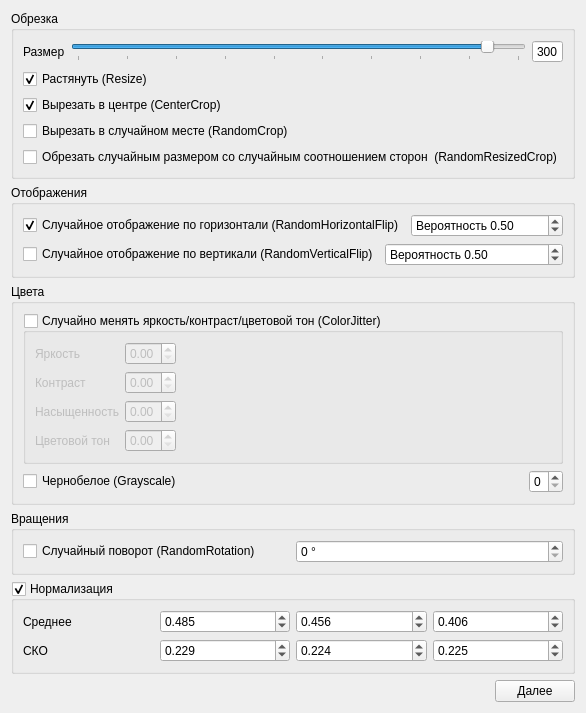
      <widget class="QWidget" name="tab_tensor">
       <attribute name="title">
        <string>Тензоры</string>
       </attribute>
       <layout class="QVBoxLayout" name="verticalLayout_23">
        <item>
         <widget class="QGroupBox" name="t3_group_resize">
          <property name="title">
           <string>Обрезка</string>
          </property>
          <layout class="QVBoxLayout" name="verticalLayout_16">
           <item>
            <layout class="QHBoxLayout" name="horizontalLayout_23">
             <item>
              <widget class="QLabel" name="t3_lbl_imgSize">
               <property name="text">
                <string>Размер</string>
               </property>
              </widget>
             </item>
             <item>
              <widget class="QSlider" name="t3_sldr_imgSize">
               <property name="toolTip">
                <string>Для Inception минимум 299</string>
               </property>
               <property name="minimum">
                <number>32</number>
               </property>
               <property name="maximum">
                <number>320</number>
               </property>
               <property name="singleStep">
                <number>32</number>
               </property>
               <property name="pageStep">
                <number>32</number>
               </property>
               <property name="value">
                <number>300</number>
               </property>
               <property name="orientation">
                <enum>Qt::Horizontal</enum>
               </property>
               <property name="tickPosition">
                <enum>QSlider::TicksBelow</enum>
               </property>
              </widget>
             </item>
             <item>
              <widget class="QSpinBox" name="t3_sb_imgSize">
               <property name="toolTip">
                <string>Для Inception минимум 299</string>
               </property>
               <property name="readOnly">
                <bool>true</bool>
               </property>
               <property name="buttonSymbols">
                <enum>QAbstractSpinBox::NoButtons</enum>
               </property>
               <property name="maximum">
                <number>320</number>
               </property>
               <property name="value">
                <number>300</number>
               </property>
              </widget>
             </item>
            </layout>
           </item>
           <item>
            <widget class="QCheckBox" name="t3_cb_resize">
             <property name="text">
              <string>Растянуть (Resize)</string>
             </property>
             <property name="checked">
              <bool>true</bool>
             </property>
            </widget>
           </item>
           <item>
            <widget class="QCheckBox" name="t3_cb_centerCrop">
             <property name="text">
              <string>Вырезать в центре (CenterCrop)</string>
             </property>
             <property name="checked">
              <bool>true</bool>
             </property>
            </widget>
           </item>
           <item>
            <widget class="QCheckBox" name="t3_cb_randomCrop">
             <property name="text">
              <string>Вырезать в случайном месте (RandomCrop)</string>
             </property>
            </widget>
           </item>
           <item>
            <widget class="QCheckBox" name="t3_randomResizeCrop">
             <property name="toolTip">
              <string>Популярно при использовании Inception</string>
             </property>
             <property name="text">
              <string>Обрезать случайным размером со случайным соотношением сторон  (RandomResizedCrop)</string>
             </property>
            </widget>
           </item>
          </layout>
         </widget>
        </item>
        <item>
         <widget class="QGroupBox" name="t3_group_flip">
          <property name="title">
           <string>Отображения</string>
          </property>
          <layout class="QVBoxLayout" name="verticalLayout_15">
           <item>
            <layout class="QHBoxLayout" name="horizontalLayout_17">
             <item>
              <widget class="QCheckBox" name="t3_cb_randomHFlip">
               <property name="text">
                <string>Случайное отображение по горизонтали (RandomHorizontalFlip)</string>
               </property>
               <property name="checked">
                <bool>true</bool>
               </property>
              </widget>
             </item>
             <item>
              <widget class="QDoubleSpinBox" name="t3_sb_randomHFlip">
               <property name="prefix">
                <string>Вероятность </string>
               </property>
               <property name="maximum">
                <double>1.000000000000000</double>
               </property>
               <property name="singleStep">
                <double>0.010000000000000</double>
               </property>
               <property name="value">
                <double>0.500000000000000</double>
               </property>
              </widget>
             </item>
            </layout>
           </item>
           <item>
            <layout class="QHBoxLayout" name="horizontalLayout_26">
             <item>
              <widget class="QCheckBox" name="t3_cb_randomVFlip">
               <property name="text">
                <string>Случайное отображение по вертикали (RandomVerticalFlip)</string>
               </property>
              </widget>
             </item>
             <item>
              <widget class="QDoubleSpinBox" name="t3_sb_randomVFlip">
               <property name="prefix">
                <string>Вероятность </string>
               </property>
               <property name="maximum">
                <double>1.000000000000000</double>
               </property>
               <property name="singleStep">
                <double>0.010000000000000</double>
               </property>
               <property name="value">
                <double>0.500000000000000</double>
               </property>
              </widget>
             </item>
            </layout>
           </item>
          </layout>
         </widget>
        </item>
        <item>
         <widget class="QGroupBox" name="t3_group_colors">
          <property name="title">
           <string>Цвета</string>
          </property>
          <layout class="QVBoxLayout" name="verticalLayout_20">
           <item>
            <widget class="QGroupBox" name="t3_group_colorJitter">
             <property name="title">
              <string>Случайно менять яркость/контраст/цветовой тон (ColorJitter)</string>
             </property>
             <property name="checkable">
              <bool>true</bool>
             </property>
             <property name="checked">
              <bool>false</bool>
             </property>
             <layout class="QFormLayout" name="formLayout_2">
              <item row="0" column="0">
               <widget class="QLabel" name="label_10">
                <property name="text">
                 <string>Яркость</string>
                </property>
               </widget>
              </item>
              <item row="0" column="1">
               <widget class="QDoubleSpinBox" name="t3_sb_cjBrightness">
                <property name="sizePolicy">
                 <sizepolicy hsizetype="Maximum" vsizetype="Fixed">
                  <horstretch>0</horstretch>
                  <verstretch>0</verstretch>
                 </sizepolicy>
                </property>
                <property name="maximum">
                 <double>1.000000000000000</double>
                </property>
                <property name="singleStep">
                 <double>0.010000000000000</double>
                </property>
               </widget>
              </item>
              <item row="1" column="0">
               <widget class="QLabel" name="label_15">
                <property name="text">
                 <string>Контраст</string>
                </property>
               </widget>
              </item>
              <item row="1" column="1">
               <widget class="QDoubleSpinBox" name="t3_sb_cjContrast">
                <property name="sizePolicy">
                 <sizepolicy hsizetype="Maximum" vsizetype="Fixed">
                  <horstretch>0</horstretch>
                  <verstretch>0</verstretch>
                 </sizepolicy>
                </property>
                <property name="maximum">
                 <double>1.000000000000000</double>
                </property>
                <property name="singleStep">
                 <double>0.010000000000000</double>
                </property>
               </widget>
              </item>
              <item row="2" column="0">
               <widget class="QLabel" name="label_16">
                <property name="text">
                 <string>Насыщенность</string>
                </property>
               </widget>
              </item>
              <item row="2" column="1">
               <widget class="QDoubleSpinBox" name="t3_sb_cjSaturation">
                <property name="sizePolicy">
                 <sizepolicy hsizetype="Maximum" vsizetype="Fixed">
                  <horstretch>0</horstretch>
                  <verstretch>0</verstretch>
                 </sizepolicy>
                </property>
                <property name="maximum">
                 <double>1.000000000000000</double>
                </property>
                <property name="singleStep">
                 <double>0.010000000000000</double>
                </property>
               </widget>
              </item>
              <item row="3" column="0">
               <widget class="QLabel" name="label_17">
                <property name="text">
                 <string>Цветовой тон</string>
                </property>
               </widget>
              </item>
              <item row="3" column="1">
               <widget class="QDoubleSpinBox" name="t3_sb_cjHue">
                <property name="sizePolicy">
                 <sizepolicy hsizetype="Maximum" vsizetype="Fixed">
                  <horstretch>0</horstretch>
                  <verstretch>0</verstretch>
                 </sizepolicy>
                </property>
                <property name="maximum">
                 <double>1.000000000000000</double>
                </property>
                <property name="singleStep">
                 <double>0.010000000000000</double>
                </property>
               </widget>
              </item>
             </layout>
            </widget>
           </item>
           <item>
            <layout class="QHBoxLayout" name="horizontalLayout_27">
             <item>
              <widget class="QCheckBox" name="t3_cb_grayScale">
               <property name="text">
                <string>Чернобелое (Grayscale)</string>
               </property>
              </widget>
             </item>
             <item>
              <widget class="QSpinBox" name="t3_sb_grayScale">
               <property name="sizePolicy">
                <sizepolicy hsizetype="Maximum" vsizetype="Fixed">
                 <horstretch>0</horstretch>
                 <verstretch>0</verstretch>
                </sizepolicy>
               </property>
               <property name="toolTip">
                <string>Количество выходных каналов</string>
               </property>
               <property name="maximum">
                <number>3</number>
               </property>
              </widget>
             </item>
            </layout>
           </item>
          </layout>
         </widget>
        </item>
        <item>
         <widget class="QGroupBox" name="t3_group_rotation">
          <property name="title">
           <string>Вращения</string>
          </property>
          <layout class="QVBoxLayout" name="verticalLayout_21">
           <item>
            <layout class="QHBoxLayout" name="horizontalLayout_28">
             <item>
              <widget class="QCheckBox" name="t3_cb_randomRotation">
               <property name="text">
                <string>Случайный поворот (RandomRotation)</string>
               </property>
              </widget>
             </item>
             <item>
              <widget class="QSpinBox" name="t3_sb_randomRotation">
               <property name="suffix">
                <string> °</string>
               </property>
               <property name="prefix">
                <string/>
               </property>
               <property name="maximum">
                <number>180</number>
               </property>
              </widget>
             </item>
            </layout>
           </item>
          </layout>
         </widget>
        </item>
        <item>
         <widget class="QGroupBox" name="t3_group_norm">
          <property name="title">
           <string>Нормализация</string>
          </property>
          <property name="checkable">
           <bool>true</bool>
          </property>
          <layout class="QVBoxLayout" name="verticalLayout_22">
           <item>
            <layout class="QHBoxLayout" name="horizontalLayout_29">
             <item>
              <widget class="QLabel" name="t3_lbl_mean">
               <property name="text">
                <string>Среднее</string>
               </property>
              </widget>
             </item>
             <item>
              <widget class="QDoubleSpinBox" name="t3_sb_mean1">
               <property name="decimals">
                <number>3</number>
               </property>
               <property name="maximum">
                <double>1.000000000000000</double>
               </property>
               <property name="singleStep">
                <double>0.001000000000000</double>
               </property>
               <property name="value">
                <double>0.485000000000000</double>
               </property>
              </widget>
             </item>
             <item>
              <widget class="QDoubleSpinBox" name="t3_sb_mean2">
               <property name="decimals">
                <number>3</number>
               </property>
               <property name="maximum">
                <double>1.000000000000000</double>
               </property>
               <property name="singleStep">
                <double>0.001000000000000</double>
               </property>
               <property name="value">
                <double>0.456000000000000</double>
               </property>
              </widget>
             </item>
             <item>
              <widget class="QDoubleSpinBox" name="t3_sb_mean3">
               <property name="decimals">
                <number>3</number>
               </property>
               <property name="maximum">
                <double>1.000000000000000</double>
               </property>
               <property name="singleStep">
                <double>0.001000000000000</double>
               </property>
               <property name="value">
                <double>0.406000000000000</double>
               </property>
              </widget>
             </item>
            </layout>
           </item>
           <item>
            <layout class="QHBoxLayout" name="horizontalLayout_30">
             <item>
              <widget class="QLabel" name="t3_lbl_std">
               <property name="text">
                <string>СКО</string>
               </property>
              </widget>
             </item>
             <item>
              <widget class="QDoubleSpinBox" name="t3_sb_std1">
               <property name="decimals">
                <number>3</number>
               </property>
               <property name="maximum">
                <double>1.000000000000000</double>
               </property>
               <property name="singleStep">
                <double>0.001000000000000</double>
               </property>
               <property name="value">
                <double>0.229000000000000</double>
               </property>
              </widget>
             </item>
             <item>
              <widget class="QDoubleSpinBox" name="t3_sb_std2">
               <property name="decimals">
                <number>3</number>
               </property>
               <property name="maximum">
                <double>1.000000000000000</double>
               </property>
               <property name="singleStep">
                <double>0.001000000000000</double>
               </property>
               <property name="value">
                <double>0.224000000000000</double>
               </property>
              </widget>
             </item>
             <item>
              <widget class="QDoubleSpinBox" name="t3_sb_std3">
               <property name="decimals">
                <number>3</number>
               </property>
               <property name="maximum">
                <double>1.000000000000000</double>
               </property>
               <property name="singleStep">
                <double>0.001000000000000</double>
               </property>
               <property name="value">
                <double>0.225000000000000</double>
               </property>
              </widget>
             </item>
            </layout>
           </item>
          </layout>
         </widget>
        </item>
        <item>
         <layout class="QHBoxLayout" name="horizontalLayout_14">
          <item>
           <spacer name="horizontalSpacer_7">
            <property name="orientation">
             <enum>Qt::Horizontal</enum>
            </property>
            <property name="sizeHint" stdset="0">
             <size>
              <width>40</width>
              <height>20</height>
             </size>
            </property>
           </spacer>
          </item>
          <item>
           <widget class="QPushButton" name="t3_btn_next">
            <property name="text">
             <string>Далее</string>
            </property>
           </widget>
          </item>
         </layout>
        </item>
       </layout>
      </widget>
